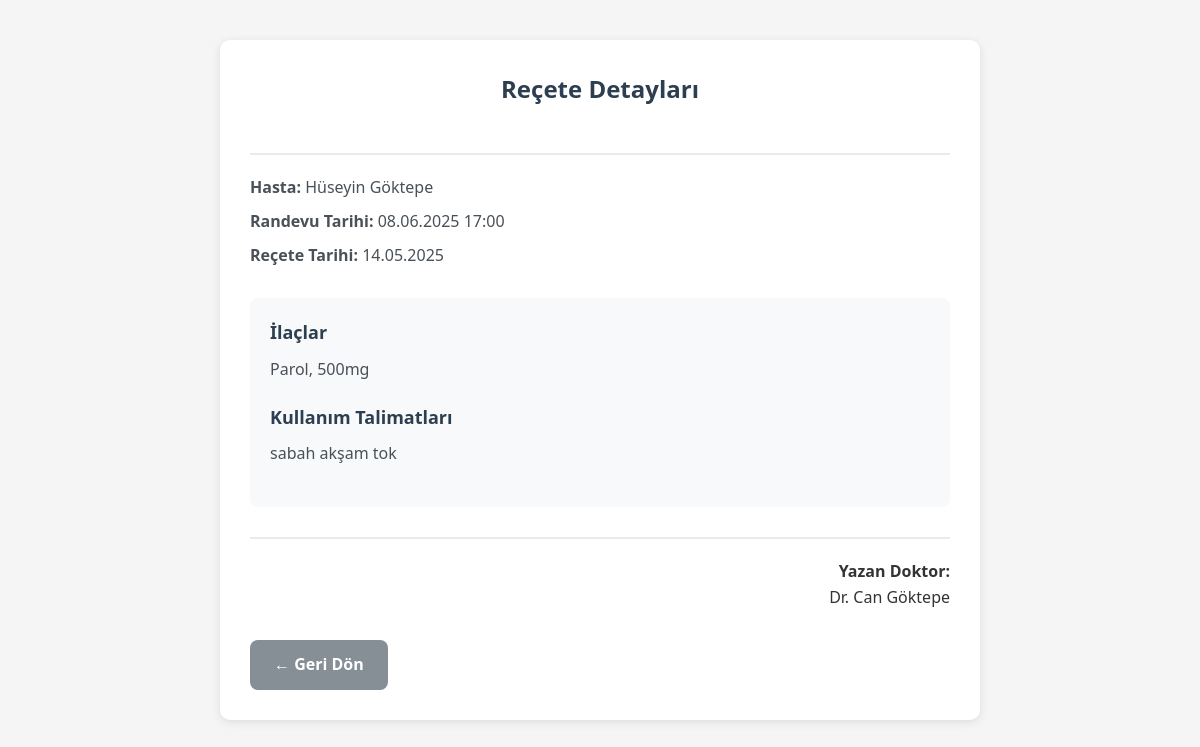
The page /patient/view_prescription/2 (signed in) on the database its author committed.
### Proje/models.py (models this page shows, shortened)
class User(UserMixin, db.Model):
    id = db.Column(db.Integer, primary_key=True)
    username = db.Column(db.String(64), unique=True, nullable=False)
    first_name = db.Column(db.String(30), nullable=False)
    last_name = db.Column(db.String(30), nullable=False)
    password_hash = db.Column(db.String(128))
    role = db.Column(db.String(20), nullable=False)

class Appointment(db.Model):
    id = db.Column(db.Integer, primary_key=True)
    patient_id = db.Column(db.Integer, db.ForeignKey('patient.id'), nullable=False)
    doctor_id = db.Column(db.Integer, db.ForeignKey('doctor.id'), nullable=False)
    date_time = db.Column(db.DateTime, nullable=False)
    reason = db.Column(db.String(200))
    status = db.Column(db.String(20), default='pending')  # 'pending', 'confirmed', 'cancelled'
    prescription = db.relationship('Prescription', backref='appointment', uselist=False)

class Prescription(db.Model):
    id = db.Column(db.Integer, primary_key=True)
    appointment_id = db.Column(db.Integer, db.ForeignKey('appointment.id'), nullable=False)
    patient_id = db.Column(db.Integer, db.ForeignKey('patient.id'), nullable=False)
    doctor_id = db.Column(db.Integer, db.ForeignKey('doctor.id'), nullable=False)
    medications = db.Column(db.Text)
    instructions = db.Column(db.Text)
    issue_date = db.Column(db.Date, default=date.today)

### Proje/routes/patient.py (the view)
@patient_bp.route('/view_prescription/<int:appointment_id>')
@login_required
def view_prescription(appointment_id):
    patient = Patient.query.filter_by(user_id=current_user.id).first()
    appointment = Appointment.query.join(Doctor).join(User, Doctor.user_id == User.id)\
        .filter(Appointment.id == appointment_id)\
        .first_or_404()
    if appointment.patient_id != patient.id:
        flash('Bu reçeteyi görüntüleme yetkiniz yok!', 'error')
        return redirect(url_for('patient.dashboard'))
    return render_template('patient/view_prescription.html', appointment=appointment)

### Proje/templates/patient/view_prescription.html (shortened to what this page needs)
<!doctype html>
<html lang="tr">
<head>
    <link rel="stylesheet" href="{{ url_for('static', filename='css/prescription.css') }}">
</head>
<body>
    <div class="container">
        <div class="prescription-view">
            <div class="prescription-header">
                <h2>Reçete Detayları</h2>
            </div>
            <div class="prescription-info">
                <p><strong>Hasta:</strong> {{ appointment.patient.user.first_name }} {{ appointment.patient.user.last_name }}</p>
                <p><strong>Randevu Tarihi:</strong> {{ appointment.date_time.strftime('%d.%m.%Y %H:%M') }}</p>
                <p><strong>Reçete Tarihi:</strong> {{ appointment.prescription.issue_date.strftime('%d.%m.%Y') }}</p>
            </div>
            {% if appointment.prescription %}
                <div class="prescription-content">
                    <div class="prescription-section">
                        <h3>İlaçlar</h3>
                        <p>{{ appointment.prescription.medications }}</p>
                    </div>
                    <div class="prescription-section">
                        <h3>Kullanım Talimatları</h3>
                        <p>{{ appointment.prescription.instructions }}</p>
                    </div>
                </div>
                <div class="doctor-info">
                    <p><strong>Yazan Doktor:</strong></p>
                    <p>Dr. {{ appointment.doctor.user.first_name }} {{ appointment.doctor.user.last_name }}</p>
                </div>
            {% else %}
                <div class="no-prescription">
                    <p>Bu randevu için henüz reçete yazılmamış.</p>
                </div>
            {% endif %}
            <div class="form-actions">
                <a href="{{ url_for('patient.dashboard') }}" class="back-btn">← Geri Dön</a>
            </div>
        </div>
    </div>
</body>
</html>

### Proje/static/css/prescription.css (style rules this page uses)
* { margin: 0; padding: 0; box-sizing: border-box; }
body { font-family: 'Segoe UI', Arial, sans-serif; background-color: #f5f5f5; color: #333; line-height: 1.6; }
.container { max-width: 800px; margin: 40px auto; padding: 0 20px; }
h2 { color: #2c3e50; margin-bottom: 25px; text-align: center; font-size: 24px; }
.form-actions { display: flex; gap: 15px; margin-top: 30px; }
.back-btn { background: #868e96; color: white; padding: 12px 24px; text-decoration: none; border-radius: 8px; font-size: 16px; font-weight: 600; text-align: center; transition: background 0.3s ease; }

### Proje/templates/patient/view_prescription.html (style rules this page uses)
.prescription-view { background: white; padding: 30px; border-radius: 10px; box-shadow: 0 2px 10px rgba(0, 0, 0, 0.1); }
.prescription-header { border-bottom: 2px solid #e9ecef; padding-bottom: 20px; margin-bottom: 20px; }
.prescription-info { margin-bottom: 30px; }
.prescription-info p { margin: 8px 0; color: #495057; }
.prescription-content { background: #f8f9fa; padding: 20px; border-radius: 8px; margin-bottom: 20px; }
.prescription-section { margin-bottom: 20px; }
.prescription-section h3 { color: #2c3e50; margin-bottom: 10px; font-size: 18px; }
.prescription-section p { white-space: pre-line; color: #495057; line-height: 1.6; }
.doctor-info { text-align: right; margin-top: 30px; padding-top: 20px; border-top: 2px solid #e9ecef; }

### rows shown on the page
User: patient.user.first_name "Hüseyin", patient.user.last_name "Göktepe"
Appointment: date_time "08.06.2025 17:00"
Prescription: prescription.issue_date "14.05.2025", prescription.medications "Parol, 500mg", prescription.instructions "sabah akşam tok"
User: doctor.user.first_name "Can", doctor.user.last_name "Göktepe"
